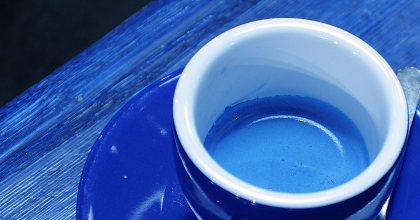
#> input picture coffee.png, 420 x 220 px
$ python regiongrow2.py   (Python 2 division)
#> lines starting #> are read from the running program, lines starting #| are printed output that depends on the picture
import cv2, cv
import numpy as np
from matplotlib import pyplot as plt
import sys


# [64 lines left out: functions on_mouse, region_growing, not called in this run]


if __name__ == '__main__':

    boxes = []
    #filename = 'image.jpg'
    filename = 'coffee.png'
    img = cv2.imread(filename, 0)
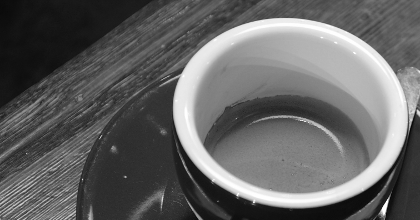
#> img: shape (220, 420); min 6, max 255, mean 99.8
    resized = cv2.resize(img,(256,256))
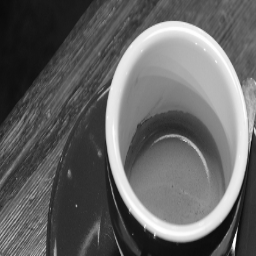
#> resized: shape (256, 256); min 10, max 254, mean 99.7
    cv2.namedWindow('input')
    cv2.setMouseCallback('input', on_mouse, 0,)
    cv2.imshow('input', resized)
    cv2.waitKey()
    print "Starting region growing based on last click"
#> (the run stopped early here; a loop or call above may not have finished)

$ run again, with plat 29.png copied over coffee.png
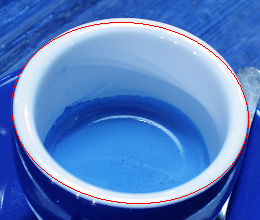
#> input picture plat 29.png, 260 x 220 px
#> `img = cv2.imread(filename, 0)`:
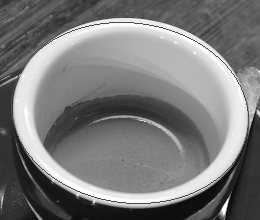
#> img: shape (220, 260); min 6, max 255, mean 121.6
#> `resized = cv2.resize(img,(256,256))`:
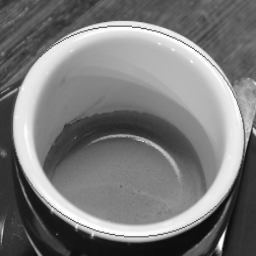
#> resized: shape (256, 256); min 10, max 254, mean 121.5
